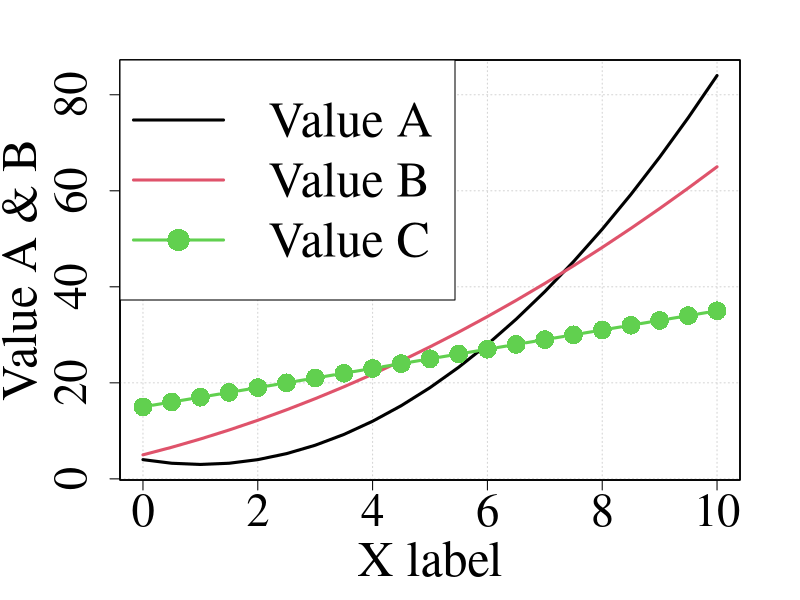

R code for this plot:
setwd("~/R_works/R_graph")

##################
## data example ##----------------------
##################
ndata <- 3
x1 <- seq(0,10,0.5)
x3 <- x1 
x2 <- x1
y1 <- c() ; y2 <- c() ; y3 <- c()
for(i in 1:length(x1)){
  y1[i] <- x1[i]^2 - 2*x1[i] + 4
  y2[i] <- 0.3*x1[i]^2 + 3*x1[i] + 5
  y3[i] <- 2*x1[i] + 15
}
##---------------------------------------


##############################
## Plot parameters (defalt) ##----------------------
##############################
type <- rep("l", ndata) # p, b or l ## Plot type 
lty <- rep(1,ndata) ## Line type
lwd <- rep(3,ndata) ## Line width
pch <- rep(NA,ndata) ## Plot shape
clr <- 1:ndata ## Colors
cex <- rep(2.5,ndata) ## Plot size
font <- "serif" # serif, sans or mono
cex.lab <- 3.0 ## size of labels
cex.axis <- 2.8 ## size of axes

f.grid <- T # T or F

cex.leg <- 3

logxy <- "" # log axis ("x", "y" or "xy")

xlim <- range(x1) ; ylim <- range(y1) ## plot range
for(i in 1:ndata){
  eval(parse(text=paste("xx <- x",i,sep="")))
  eval(parse(text=paste("yy <- y",i,sep="")))
  xlim <- range(xlim, xx)
  ylim <- range(ylim, yy)
}
##----------------------------

######################
## Set individually ## -------------------
######################

fname <- "./figure/graph.png" ## figure name
p.ratio <- 1.0 ## plot ratio

f.legend <- T # T or F
legend <- c("Value A", "Value B", "Value C") # legend 
p.leg <- "topleft" #Position for legend

xlab <- "X label" # label for x axis
ylab <- "Value A & B" # label for y axis

axis2 <- F
if(axis2){
  naxis <- c(1,1,2)
  ylab2 <- "Value C"
  
  ylim <- c() ; ylim2 <- c()  ## plot range
  for(i in 1:ndata){
    eval(parse(text=paste("yy <- y",i,sep="")))
    if(naxis[i]==1){ylim <- range(ylim, yy)}
    if(naxis[i]==2){ylim2 <- range(ylim2, yy)}
  }
}

# If changing plot parameters, write here. 
type <- c("l", "l", "b") # p, b or l ## Plot type 
pch <- c(NA,NA,16) ## Plot shape
##------------------------------------------

##########
## Plot ##-----------------------------------
##########
png(fname, width = 1000, height = p.ratio*1000)
par(mar = c(6,6,3,3), mgp = c(4,1.5,0))
par(family=font)

plot("", "", xlim= xlim, ylim = ylim, xlab = xlab, ylab = ylab,
     cex = cex[i], cex.lab = cex.lab, cex.axis = cex.axis, log=logxy)
if(f.grid){grid()}
for(i in 1:ndata){
  eval(parse(text=paste("xx <- x",i,sep="")))
  eval(parse(text=paste("yy <- y",i,sep="")))
  
  par(new=T)
  plot(xx, yy, xlim= xlim, ylim = ylim, 
       xlab = "", ylab = "", 
       type=type[i], lty=lty[i], lwd=lwd[i], pch=pch[i], col=clr[i],
       cex = cex[i], xaxt="n", yaxt="n",
       log=logxy)
}
if(f.legend){
  legend(p.leg,legend = legend, lty=lty, lwd=lwd, pch=pch, col=clr, cex=cex.leg)
}
dev.off()
##-----------------------------------------

##################
## 2-axis graph ##--------------------------
##################
if(axis2){
  png(fname, width = 1000, height = p.ratio*1000)
  par(mar = c(6,6,3,6), mgp = c(4,1.5,0))
  par(family=font)
  
  plot("", "", xlim= xlim, ylim = ylim, xlab = xlab, ylab = ylab,
       cex = cex[i], cex.lab = cex.lab, cex.axis = cex.axis, log=logxy)
  if(f.grid){grid()}
  for(i in 1:ndata){
    eval(parse(text=paste("xx <- x",i,sep="")))
    eval(parse(text=paste("yy <- y",i,sep="")))
    if(naxis[i]==1){
      par(new=T)
      plot(xx, yy, xlim= xlim, ylim = ylim, 
           xlab = "", ylab = "", 
           type=type[i], lty=lty[i], lwd=lwd[i], pch=pch[i], col=clr[i],
           cex = cex[i], axes=F,
           log=logxy)
    }
    if(naxis[i]==2){
      par(new=T)
      plot(xx, yy, xlim= xlim, ylim = ylim2, 
           xlab = "", ylab = "", 
           type=type[i], lty=lty[i], lwd=lwd[i], pch=pch[i], col=clr[i],
           cex = cex[i], axes=F,
           log=logxy)
    }
  }
  mtext(ylab2,side = 4, line = 4, cex = cex.lab)  # right y label
  axis(4, cex.axis=cex.axis)
  
  if(f.legend){
    legend(p.leg,legend = legend, lty=lty, lwd=lwd, pch=pch, col=clr, cex=cex.leg)
  }
  dev.off()
}
##------------------------------------------

